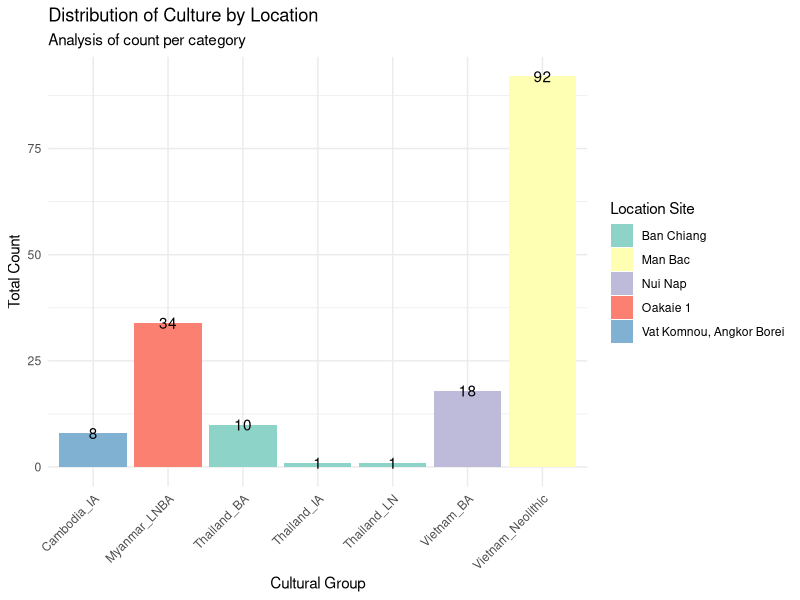
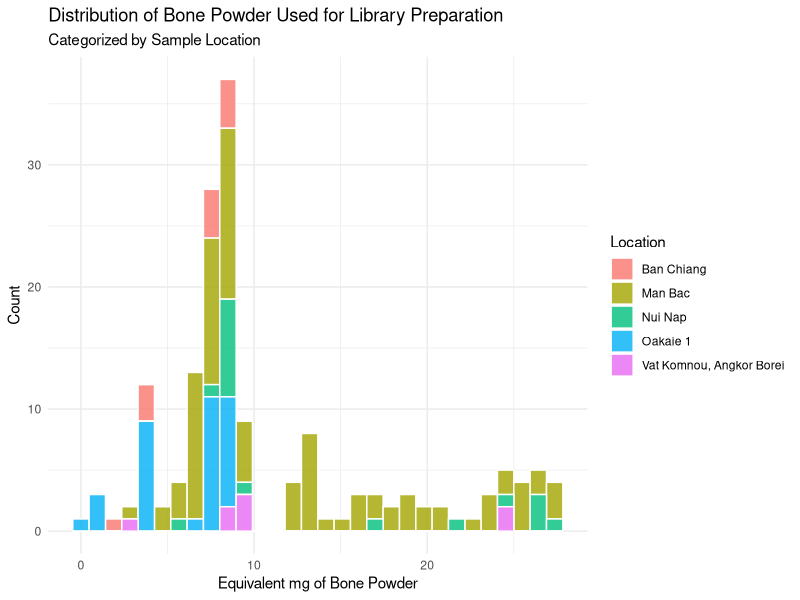
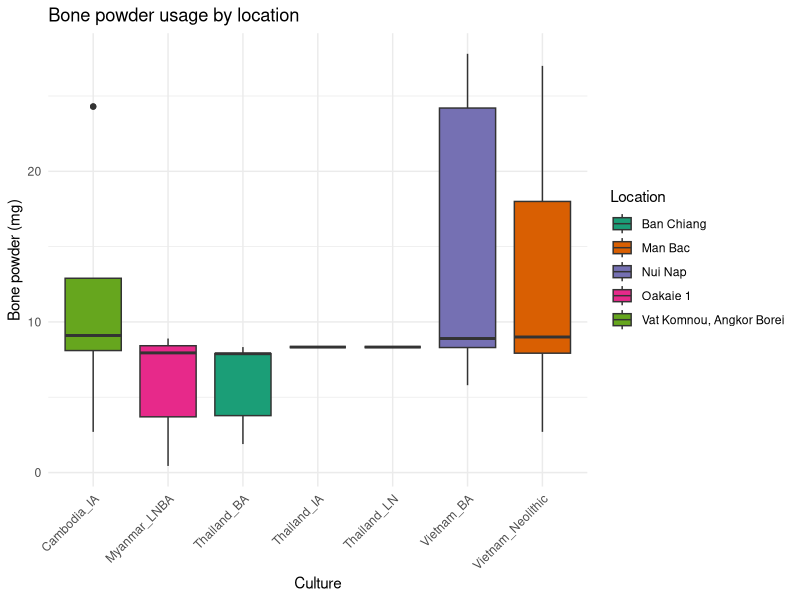

The R script that drew these images, in order:
## ---- chunk 1
knitr::opts_chunk$set(echo = TRUE)
## ---- chunk 2
# Load the readr package 
library(readr)
library(dplyr)
library(ggplot2)

# Read the CSV
data <- read_csv2(
  "table_s1.csv",      
  skip = 1,           # skip the first line which is a description
  locale = locale(decimal_mark = ",") # interpret comma as decimal
)

# Check the first few rows
head(data)
## ---- chunk 3
library(dplyr)
data_subset <- data %>%
  select(
    Culture,
    Location,
    `mtDNA haplogroup`,
    `Equivalent mg bone powder used for library preparation`,
    `Shotgun raw sequences`,
    `mtDNA coverage`,
    `mtDNA fraction damaged in last base`
  )

head(data_subset)

## ---- chunk 4
data_without_na <- na.omit(data_subset)

## ---- chunk 5
library(ggplot2)

ggplot(data_without_na, aes(Culture, fill=Location)) + 
  geom_bar() +
  geom_text(aes(label = ..count..), stat="count", position = position_stack(vjust = 1)) +
  theme_minimal() +
  theme(axis.text.x = element_text(angle=45, hjust = 1)) +
  scale_fill_brewer(palette="Set3") +
  labs(
    title = "Distribution of Culture by Location",
    subtitle = "Analysis of count per category",
    x = "Cultural Group",
    y = "Total Count",
    fill = "Location Site"
  )

## ---- chunk 6
data_without_na$`Equivalent mg bone powder used for library preparation` <- as.numeric(as.character(data_without_na$'Equivalent mg bone powder used for library preparation'))

ggplot(data_without_na, aes(x = `Equivalent mg bone powder used for library preparation`, fill = Location)) +
  geom_histogram(bins = 30, color = "white", alpha = 0.8) +
  theme_minimal() +
  labs(
    title = "Distribution of Bone Powder Used for Library Preparation",
    subtitle = "Categorized by Sample Location",
    x = "Equivalent mg of Bone Powder",
    y = "Count",
    fill = "Location"
  )


## ---- chunk 7
ggplot(data_without_na, aes(x = Culture, y = `Equivalent mg bone powder used for library preparation`, fill = Location)) + 
geom_boxplot() + labs(title = "Bone powder usage by location",y = "Bone powder (mg)") + theme_minimal() + theme(axis.text.x = element_text(angle=45, hjust = 1)) +
scale_fill_brewer(palette = "Dark2")
